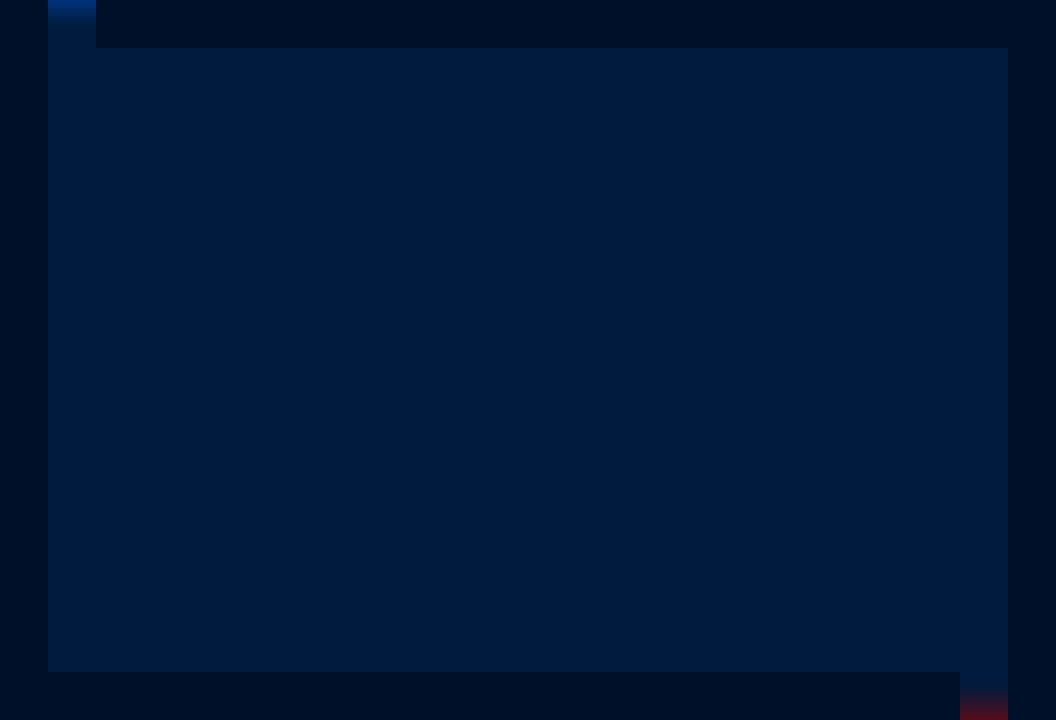

This game map was drawn from its Tiled (.tmx) file and the tilesets committed beside it. A one-line description and the trimmed map source follow:
An orthogonal 22x15 tile map with 48x48 px tiles, 3 tile layers (Background, Weg, Entries).

<map version="1.0" orientation="orthogonal" renderorder="right-down" width="22" height="15" tilewidth="48" tileheight="48" nextobjectid="1">
 <tileset firstgid="1" name="maptiles" tilewidth="48" tileheight="48">
  <image source="../../images/tiles/maptiles.png" width="288" height="144" />
 </tileset>
 <layer name="Background" width="22" height="15">
  <data>[330 cells, 330 non-empty, 1 distinct tile ids]</data>
 </layer>
 <layer name="Weg" width="22" height="15">
  <data>[330 cells, 262 non-empty, 1 distinct tile ids]</data>
 </layer>
 <layer name="Entries" width="22" height="15">
  <data>[330 cells, 2 non-empty, 2 distinct tile ids]</data>
 </layer>
</map>
